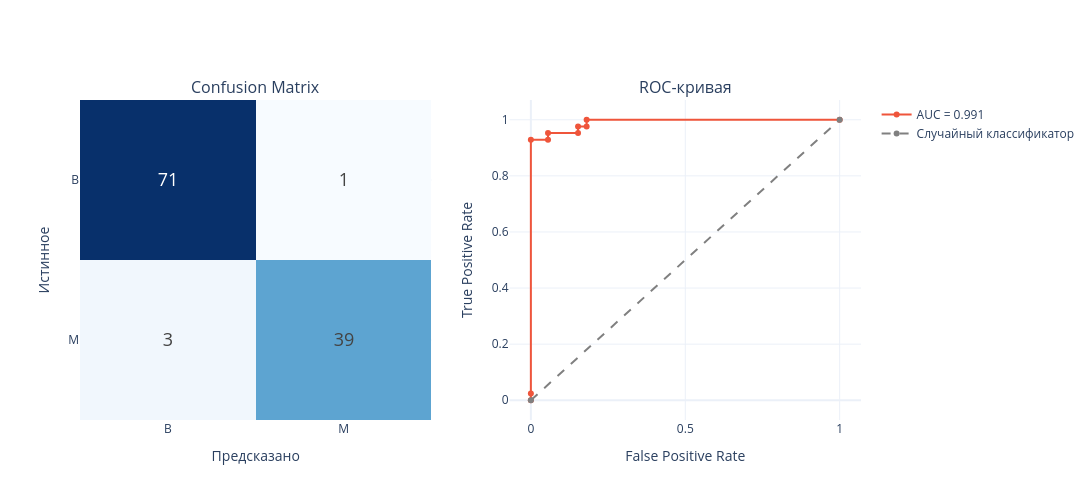

Notebook code for this chart:
### Markdown cell above
Что показывает: матрица ошибок и ROC-кривую. Что даёт: показывает типы ошибок модели и качество разделения классов при разных порогах.

### Code cell
cm = confusion_matrix(y_true, y_pred)
fig = make_subplots(rows=1, cols=2, subplot_titles=['Confusion Matrix', 'ROC-кривая'],
                    specs=[[{'type': 'heatmap'}, {'type': 'scatter'}]])
fig.add_trace(go.Heatmap(z=cm, x=list(le.classes_), y=list(le.classes_),
                         colorscale='Blues', showscale=False, text=cm,
                         texttemplate='%{text}', textfont=dict(size=18)), row=1, col=1)
fig.update_xaxes(title_text='Предсказано', row=1, col=1)
fig.update_yaxes(title_text='Истинное', autorange='reversed', row=1, col=1)
fpr, tpr, _ = roc_curve(y_true, y_prob)
auc_value = roc_auc_score(y_true, y_prob)
fig.add_trace(go.Scatter(x=fpr, y=tpr, name=f'AUC = {auc_value:.3f}'), row=1, col=2)
fig.add_trace(go.Scatter(x=[0, 1], y=[0, 1], name='Случайный классификатор',
                         line=dict(color='gray', dash='dash')), row=1, col=2)
fig.update_xaxes(title_text='False Positive Rate', row=1, col=2)
fig.update_yaxes(title_text='True Positive Rate', row=1, col=2)
fig.update_layout(template='plotly_white', height=500, width=1100)
fig.show()

### Figure 1 — Plotly figure (JSON) as saved in the notebook; plotly's stock layout.template omitted (floating-point values rounded to 4 significant figures)
{"data": [{"colorscale": [[0, "rgb(247,251,255)"], [0.125, "rgb(222,235,247)"], [0.25, "rgb(198,219,239)"], [0.375, "rgb(158,202,225)"], [0.5, "rgb(107,174,214)"], [0.625, "rgb(66,146,198)"], [0.75, "rgb(33,113,181)"], [0.875, "rgb(8,81,156)"], [1, "rgb(8,48,107)"]], "showscale": false, "text": [[71, 1], [3, 39]], "textfont": {"size": 18}, "texttemplate": "%{text}", "type": "heatmap", "x": ["B", "M"], "xaxis": "x", "y": ["B", "M"], "yaxis": "y", "z": [[71, 1], [3, 39]]}, {"name": "AUC = 0.991", "type": "scatter", "x": [0.0, 0.0, 0.0, 0.05556, 0.05556, 0.1528, 0.1528, 0.1806, 0.1806, 1.0], "xaxis": "x2", "y": [0.0, 0.02381, 0.9286, 0.9286, 0.9524, 0.9524, 0.9762, 0.9762, 1.0, 1.0], "yaxis": "y2"}, {"line": {"color": "gray", "dash": "dash"}, "name": "Случайный классификатор", "type": "scatter", "x": [0, 1], "xaxis": "x2", "y": [0, 1], "yaxis": "y2"}], "layout": {"annotations": [{"font": {"size": 16}, "showarrow": false, "text": "Confusion Matrix", "x": 0.225, "xanchor": "center", "xref": "paper", "y": 1, "yanchor": "bottom", "yref": "paper"}, {"font": {"size": 16}, "showarrow": false, "text": "ROC-кривая", "x": 0.775, "xanchor": "center", "xref": "paper", "y": 1, "yanchor": "bottom", "yref": "paper"}], "height": 500, "width": 1100, "xaxis": {"anchor": "y", "domain": [0, 0.45], "title": {"text": "Предсказано"}}, "xaxis2": {"anchor": "y2", "domain": [0.55, 1], "title": {"text": "False Positive Rate"}}, "yaxis": {"anchor": "x", "autorange": "reversed", "domain": [0, 1], "title": {"text": "Истинное"}}, "yaxis2": {"anchor": "x2", "domain": [0, 1], "title": {"text": "True Positive Rate"}}}}
